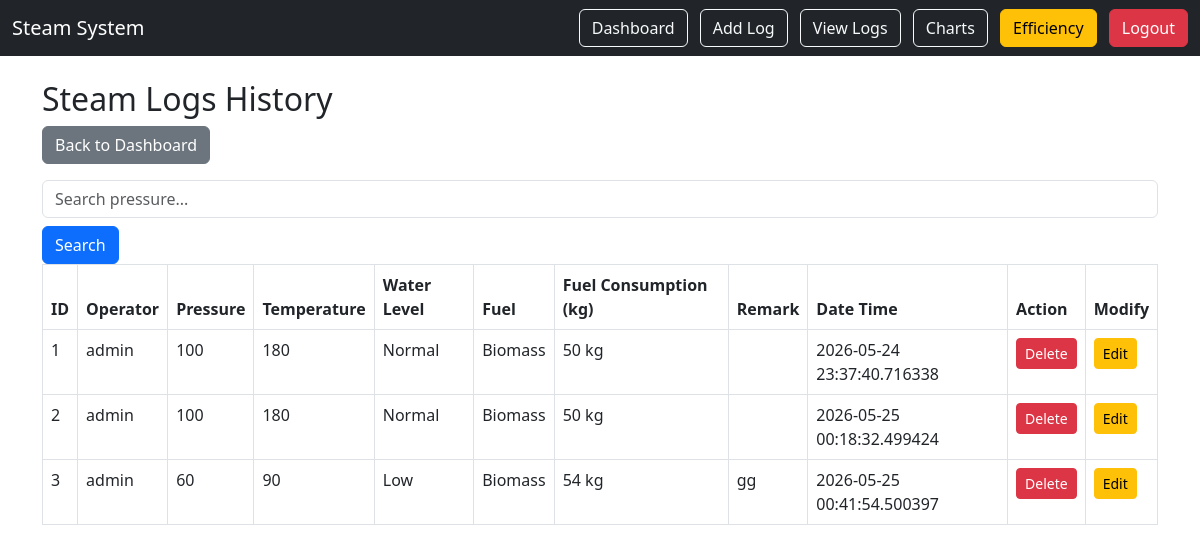
The app's page /logs (signed in) with its own data.
### app.py (models this page shows)
class SteamLog(db.Model):
    id = db.Column(db.Integer, primary_key=True)
    pressure = db.Column(db.String(50))
    temperature = db.Column(db.String(50))
    water_level = db.Column(db.String(50))
    fuel = db.Column(db.String(50))
    fuel_consumption = db.Column(db.String(50))
    remark = db.Column(db.String(200))
    operator = db.Column(db.String(100))
    timestamp = db.Column(db.DateTime)

### app.py (the view)
@app.route("/logs")
@login_required
def logs():
    search = request.args.get('search')
    if search:
        all_logs = SteamLog.query.filter(
            SteamLog.pressure.contains(search)
        ).all()
    else:
        all_logs = SteamLog.query.all()
    return render_template("logs.html", logs=all_logs)

### app.py (called while the page is built)
@login_manager.user_loader
def load_user(user_id):
    return User.query.get(int(user_id))

### templates/logs.html
{% extends "base.html" %}
{% block content %}
    <h2>Steam Logs History</h2>
    <a href="/" class="btn btn-secondary mb-3">
        Back to Dashboard
    </a>
    <form method="GET">
        <input name="search" placeholder="Search pressure..." class="form-control">
        <button class="btn btn-primary mt-2">Search</button>
    </form>
    <table class="table table-bordered">
        <thead>
            <tr>
                <th>ID</th>
		<th>Operator</th>
                <th>Pressure</th>
                <th>Temperature</th>
                <th>Water Level</th>
                <th>Fuel</th>
                <th>Fuel Consumption (kg)</th>
                <th>Remark</th>
		<th>Date Time</th>
                <th>Action</th>
		<th>Modify</th>
            </tr>
        </thead>
        <tbody>
            {% for log in logs %}
            <tr>
                <td>{{ log.id }}</td>
		<td>{{ log.operator }}</td>
                <td>{{ log.pressure }}</td>
                <td>{{ log.temperature }}</td>
                <td>{{ log.water_level }}</td>
                <td>{{ log.fuel }}</td>
                <td>{{ log.fuel_consumption }} kg</td>
                <td>{{ log.remark }}</td>
		<td>{{ log.timestamp }}</td>
		<td>
    		   <a href="/delete/{{ log.id }}" class="btn btn-danger btn-sm">
        	       Delete
    		   </a>
		<td>
		   <a href="/edit/{{ log.id }}" class="btn btn-warning btn-sm">
    		       Edit
		   </a>
		</td>
            </tr>
            {% endfor %}
        </tbody>
    </table>
{% endblock %}

### templates/base.html (shortened to what this page needs)
<!DOCTYPE html>
<html>
<head>
    <link href="https://cdn.jsdelivr.net/npm/bootstrap@5.3.0/dist/css/bootstrap.min.css" rel="stylesheet">
</head>
<body>
<nav class="navbar navbar-expand-lg navbar-dark bg-dark">
    <div class="container-fluid">
        <a class="navbar-brand" href="/">
            Steam System
        </a>
        <div>
            <a href="/" class="btn btn-outline-light me-2">
                Dashboard
            </a>
            <a href="/add" class="btn btn-outline-light me-2">
                Add Log
            </a>
            <a href="/logs" class="btn btn-outline-light me-2">
                View Logs
            </a>
            <a href="/chart" class="btn btn-outline-light me-2">
                Charts
            </a>
            <a href="/efficiency" class="btn btn-warning me-2">
                Efficiency
            </a>
            <a href="/logout" class="btn btn-danger">
                Logout
            </a>
        </div>
    </div>
</nav>
<div class="container mt-4">
    {% block content %}
    {% endblock %}
</div>
</body>
</html>

### records on screen
SteamLog: id "1", operator "admin", pressure "100", temperature "180", water_level "Normal", fuel "Biomass", fuel_consumption "50", timestamp "2026-05-24 23:37:40.716338"
SteamLog: id "2", operator "admin", pressure "100", temperature "180", water_level "Normal", fuel "Biomass", fuel_consumption "50", timestamp "2026-05-25 00:18:32.499424"
SteamLog: id "3", operator "admin", pressure "60", temperature "90", water_level "Low", fuel "Biomass", fuel_consumption "54", remark "gg", timestamp "2026-05-25 00:41:54.500397"
